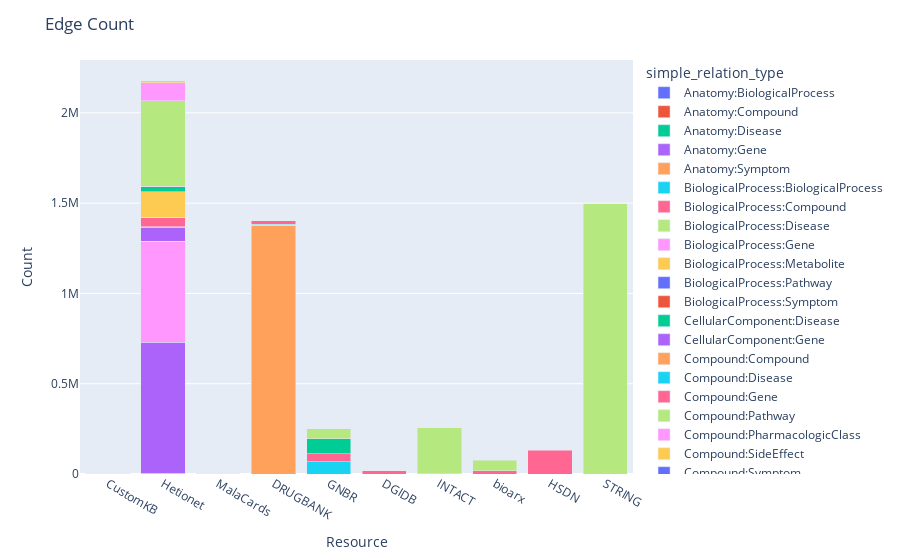

Notebook cell for this chart:
### Markdown cell above
### Chart 5: Number of relations for each resource

### Code cell
selected_edge_stat = edge_stat[["resource", "simple_relation_type", "relation_count"]]
chart5_data = selected_edge_stat.groupby(["simple_relation_type", "resource"]).sum().reset_index()
fig5 = px.bar(chart5_data, x="resource", y="relation_count", color="simple_relation_type", barmode="stack")
fig5.update_layout(**gen_layout("Edge Count", "Resource", "Count", True))
fig5.show()

### Figure 1 — Plotly figure (JSON) as saved in the notebook; plotly's stock layout.template omitted (floating-point values rounded to 4 significant figures)
{"data": [{"alignmentgroup": "True", "hovertemplate": "simple_relation_type=Anatomy:BiologicalProcess<br>resource=%{x}<br>relation_count=%{y}<extra></extra>", "legendgroup": "Anatomy:BiologicalProcess", "marker": {"color": "#636efa", "pattern": {"shape": ""}}, "name": "Anatomy:BiologicalProcess", "offsetgroup": "Anatomy:BiologicalProcess", "orientation": "v", "showlegend": true, "textposition": "auto", "type": "bar", "x": ["CustomKB"], "xaxis": "x", "y": [1], "yaxis": "y"}, {"alignmentgroup": "True", "hovertemplate": "simple_relation_type=Anatomy:Compound<br>resource=%{x}<br>relation_count=%{y}<extra></extra>", "legendgroup": "Anatomy:Compound", "marker": {"color": "#EF553B", "pattern": {"shape": ""}}, "name": "Anatomy:Compound", "offsetgroup": "Anatomy:Compound", "orientation": "v", "showlegend": true, "textposition": "auto", "type": "bar", "x": ["CustomKB"], "xaxis": "x", "y": [1], "yaxis": "y"}, {"alignmentgroup": "True", "hovertemplate": "simple_relation_type=Anatomy:Disease<br>resource=%{x}<br>relation_count=%{y}<extra></extra>", "legendgroup": "Anatomy:Disease", "marker": {"color": "#00cc96", "pattern": {"shape": ""}}, "name": "Anatomy:Disease", "offsetgroup": "Anatomy:Disease", "orientation": "v", "showlegend": true, "textposition": "auto", "type": "bar", "x": ["CustomKB", "Hetionet"], "xaxis": "x", "y": [24, 3602], "yaxis": "y"}, {"alignmentgroup": "True", "hovertemplate": "simple_relation_type=Anatomy:Gene<br>resource=%{x}<br>relation_count=%{y}<extra></extra>", "legendgroup": "Anatomy:Gene", "marker": {"color": "#ab63fa", "pattern": {"shape": ""}}, "name": "Anatomy:Gene", "offsetgroup": "Anatomy:Gene", "orientation": "v", "showlegend": true, "textposition": "auto", "type": "bar", "x": ["CustomKB", "Hetionet"], "xaxis": "x", "y": [1, 726156], "yaxis": "y"}, {"alignmentgroup": "True", "hovertemplate": "simple_relation_type=Anatomy:Symptom<br>resource=%{x}<br>relation_count=%{y}<extra></extra>", "legendgroup": "Anatomy:Symptom", "marker": {"color": "#FFA15A", "pattern": {"shape": ""}}, "name": "Anatomy:Symptom", "offsetgroup": "Anatomy:Symptom", "orientation": "v", "showlegend": true, "textposition": "auto", "type": "bar", "x": ["CustomKB"], "xaxis": "x", "y": [1], "yaxis": "y"}, {"alignmentgroup": "True", "hovertemplate": "simple_relation_type=BiologicalProcess:BiologicalProcess<br>resource=%{x}<br>relation_count=%{y}<extra></extra>", "legendgroup": "BiologicalProcess:BiologicalProcess", "marker": {"color": "#19d3f3", "pattern": {"shape": ""}}, "name": "BiologicalProcess:BiologicalProcess", "offsetgroup": "BiologicalProcess:BiologicalProcess", "orientation": "v", "showlegend": true, "textposition": "auto", "type": "bar", "x": ["CustomKB"], "xaxis": "x", "y": [2], "yaxis": "y"}, {"alignmentgroup": "True", "hovertemplate": "simple_relation_type=BiologicalProcess:Compound<br>resource=%{x}<br>relation_count=%{y}<extra></extra>", "legendgroup": "BiologicalProcess:Compound", "marker": {"color": "#FF6692", "pattern": {"shape": ""}}, "name": "BiologicalProcess:Compound", "offsetgroup": "BiologicalProcess:Compound", "orientation": "v", "showlegend": true, "textposition": "auto", "type": "bar", "x": ["CustomKB"], "xaxis": "x", "y": [6], "yaxis": "y"}, {"alignmentgroup": "True", "hovertemplate": "simple_relation_type=BiologicalProcess:Disease<br>resource=%{x}<br>relation_count=%{y}<extra></extra>", "legendgroup": "BiologicalProcess:Disease", "marker": {"color": "#B6E880", "pattern": {"shape": ""}}, "name": "BiologicalProcess:Disease", "offsetgroup": "BiologicalProcess:Disease", "orientation": "v", "showlegend": true, "textposition": "auto", "type": "bar", "x": ["CustomKB", "MalaCards"], "xaxis": "x", "y": [35, 12], "yaxis": "y"}, {"alignmentgroup": "True", "hovertemplate": "simple_relation_type=BiologicalProcess:Gene<br>resource=%{x}<br>relation_count=%{y}<extra></extra>", "legendgroup": "BiologicalProcess:Gene", "marker": {"color": "#FF97FF", "pattern": {"shape": ""}}, "name": "BiologicalProcess:Gene", "offsetgroup": "BiologicalProcess:Gene", "orientation": "v", "showlegend": true, "textposition": "auto", "type": "bar", "x": ["CustomKB", "Hetionet"], "xaxis": "x", "y": [4, 559453], "yaxis": "y"}, {"alignmentgroup": "True", "hovertemplate": "simple_relation_type=BiologicalProcess:Metabolite<br>resource=%{x}<br>relation_count=%{y}<extra></extra>", "legendgroup": "BiologicalProcess:Metabolite", "marker": {"color": "#FECB52", "pattern": {"shape": ""}}, "name": "BiologicalProcess:Metabolite", "offsetgroup": "BiologicalProcess:Metabolite", "orientation": "v", "showlegend": true, "textposition": "auto", "type": "bar", "x": ["CustomKB"], "xaxis": "x", "y": [2], "yaxis": "y"}, {"alignmentgroup": "True", "hovertemplate": "simple_relation_type=BiologicalProcess:Pathway<br>resource=%{x}<br>relation_count=%{y}<extra></extra>", "legendgroup": "BiologicalProcess:Pathway", "marker": {"color": "#636efa", "pattern": {"shape": ""}}, "name": "BiologicalProcess:Pathway", "offsetgroup": "BiologicalProcess:Pathway", "orientation": "v", "showlegend": true, "textposition": "auto", "type": "bar", "x": ["CustomKB"], "xaxis": "x", "y": [2], "yaxis": "y"}, {"alignmentgroup": "True", "hovertemplate": "simple_relation_type=BiologicalProcess:Symptom<br>resource=%{x}<br>relation_count=%{y}<extra></extra>", "legendgroup": "BiologicalProcess:Symptom", "marker": {"color": "#EF553B", "pattern": {"shape": ""}}, "name": "BiologicalProcess:Symptom", "offsetgroup": "BiologicalProcess:Symptom", "orientation": "v", "showlegend": true, "textposition": "auto", "type": "bar", "x": ["CustomKB"], "xaxis": "x", "y": [6], "yaxis": "y"}, {"alignmentgroup": "True", "hovertemplate": "simple_relation_type=CellularComponent:Disease<br>resource=%{x}<br>relation_count=%{y}<extra></extra>", "legendgroup": "CellularComponent:Disease", "marker": {"color": "#00cc96", "pattern": {"shape": ""}}, "name": "CellularComponent:Disease", "offsetgroup": "CellularComponent:Disease", "orientation": "v", "showlegend": true, "textposition": "auto", "type": "bar", "x": ["CustomKB", "MalaCards"], "xaxis": "x", "y": [2, 2], "yaxis": "y"}, {"alignmentgroup": "True", "hovertemplate": "simple_relation_type=CellularComponent:Gene<br>resource=%{x}<br>relation_count=%{y}<extra></extra>", "legendgroup": "CellularComponent:Gene", "marker": {"color": "#ab63fa", "pattern": {"shape": ""}}, "name": "CellularComponent:Gene", "offsetgroup": "CellularComponent:Gene", "orientation": "v", "showlegend": true, "textposition": "auto", "type": "bar", "x": ["Hetionet"], "xaxis": "x", "y": [73564], "yaxis": "y"}, {"alignmentgroup": "True", "hovertemplate": "simple_relation_type=Compound:Compound<br>resource=%{x}<br>relation_count=%{y}<extra></extra>", "legendgroup": "Compound:Compound", "marker": {"color": "#FFA15A", "pattern": {"shape": ""}}, "name": "Compound:Compound", "offsetgroup": "Compound:Compound", "orientation": "v", "showlegend": true, "textposition": "auto", "type": "bar", "x": ["CustomKB", "DRUGBANK", "Hetionet"], "xaxis": "x", "y": [4, 1378429, 6486], "yaxis": "y"}, {"alignmentgroup": "True", "hovertemplate": "simple_relation_type=Compound:Disease<br>resource=%{x}<br>relation_count=%{y}<extra></extra>", "legendgroup": "Compound:Disease", "marker": {"color": "#19d3f3", "pattern": {"shape": ""}}, "name": "Compound:Disease", "offsetgroup": "Compound:Disease", "orientation": "v", "showlegend": true, "textposition": "auto", "type": "bar", "x": ["CustomKB", "DRUGBANK", "GNBR", "Hetionet", "MalaCards"], "xaxis": "x", "y": [97, 4474, 66560, 1145, 75], "yaxis": "y"}, {"alignmentgroup": "True", "hovertemplate": "simple_relation_type=Compound:Gene<br>resource=%{x}<br>relation_count=%{y}<extra></extra>", "legendgroup": "Compound:Gene", "marker": {"color": "#FF6692", "pattern": {"shape": ""}}, "name": "Compound:Gene", "offsetgroup": "Compound:Gene", "orientation": "v", "showlegend": true, "textposition": "auto", "type": "bar", "x": ["CustomKB", "DGIDB", "DRUGBANK", "GNBR", "Hetionet", "INTACT", "bioarx"], "xaxis": "x", "y": [30, 18827, 20038, 46741, 51428, 1290, 18955], "yaxis": "y"}, {"alignmentgroup": "True", "hovertemplate": "simple_relation_type=Compound:Pathway<br>resource=%{x}<br>relation_count=%{y}<extra></extra>", "legendgroup": "Compound:Pathway", "marker": {"color": "#B6E880", "pattern": {"shape": ""}}, "name": "Compound:Pathway", "offsetgroup": "Compound:Pathway", "orientation": "v", "showlegend": true, "textposition": "auto", "type": "bar", "x": ["CustomKB"], "xaxis": "x", "y": [2], "yaxis": "y"}, {"alignmentgroup": "True", "hovertemplate": "simple_relation_type=Compound:PharmacologicClass<br>resource=%{x}<br>relation_count=%{y}<extra></extra>", "legendgroup": "Compound:PharmacologicClass", "marker": {"color": "#FF97FF", "pattern": {"shape": ""}}, "name": "Compound:PharmacologicClass", "offsetgroup": "Compound:PharmacologicClass", "orientation": "v", "showlegend": true, "textposition": "auto", "type": "bar", "x": ["Hetionet"], "xaxis": "x", "y": [1029], "yaxis": "y"}, {"alignmentgroup": "True", "hovertemplate": "simple_relation_type=Compound:SideEffect<br>resource=%{x}<br>relation_count=%{y}<extra></extra>", "legendgroup": "Compound:SideEffect", "marker": {"color": "#FECB52", "pattern": {"shape": ""}}, "name": "Compound:SideEffect", "offsetgroup": "Compound:SideEffect", "orientation": "v", "showlegend": true, "textposition": "auto", "type": "bar", "x": ["Hetionet"], "xaxis": "x", "y": [138944], "yaxis": "y"}, {"alignmentgroup": "True", "hovertemplate": "simple_relation_type=Compound:Symptom<br>resource=%{x}<br>relation_count=%{y}<extra></extra>", "legendgroup": "Compound:Symptom", "marker": {"color": "#636efa", "pattern": {"shape": ""}}, "name": "Compound:Symptom", "offsetgroup": "Compound:Symptom", "orientation": "v", "showlegend": true, "textposition": "auto", "type": "bar", "x": ["CustomKB"], "xaxis": "x", "y": [1], "yaxis": "y"}, {"alignmentgroup": "True", "hovertemplate": "simple_relation_type=Disease:Disease<br>resource=%{x}<br>relation_count=%{y}<extra></extra>", "legendgroup": "Disease:Disease", "marker": {"color": "#EF553B", "pattern": {"shape": ""}}, "name": "Disease:Disease", "offsetgroup": "Disease:Disease", "orientation": "v", "showlegend": true, "textposition": "auto", "type": "bar", "x": ["CustomKB", "Hetionet", "MalaCards"], "xaxis": "x", "y": [58, 543, 44], "yaxis": "y"}, {"alignmentgroup": "True", "hovertemplate": "simple_relation_type=Disease:Gene<br>resource=%{x}<br>relation_count=%{y}<extra></extra>", "legendgroup": "Disease:Gene", "marker": {"color": "#00cc96", "pattern": {"shape": ""}}, "name": "Disease:Gene", "offsetgroup": "Disease:Gene", "orientation": "v", "showlegend": true, "textposition": "auto", "type": "bar", "x": ["CustomKB", "GNBR", "Hetionet", "MalaCards"], "xaxis": "x", "y": [162, 81220, 27936, 42], "yaxis": "y"}, {"alignmentgroup": "True", "hovertemplate": "simple_relation_type=Disease:Metabolite<br>resource=%{x}<br>relation_count=%{y}<extra></extra>", "legendgroup": "Disease:Metabolite", "marker": {"color": "#ab63fa", "pattern": {"shape": ""}}, "name": "Disease:Metabolite", "offsetgroup": "Disease:Metabolite", "orientation": "v", "showlegend": true, "textposition": "auto", "type": "bar", "x": ["CustomKB"], "xaxis": "x", "y": [10], "yaxis": "y"}, {"alignmentgroup": "True", "hovertemplate": "simple_relation_type=Disease:MolecularFunction<br>resource=%{x}<br>relation_count=%{y}<extra></extra>", "legendgroup": "Disease:MolecularFunction", "marker": {"color": "#FFA15A", "pattern": {"shape": ""}}, "name": "Disease:MolecularFunction", "offsetgroup": "Disease:MolecularFunction", "orientation": "v", "showlegend": true, "textposition": "auto", "type": "bar", "x": ["MalaCards"], "xaxis": "x", "y": [4], "yaxis": "y"}, {"alignmentgroup": "True", "hovertemplate": "simple_relation_type=Disease:Pathway<br>resource=%{x}<br>relation_count=%{y}<extra></extra>", "legendgroup": "Disease:Pathway", "marker": {"color": "#19d3f3", "pattern": {"shape": ""}}, "name": "Disease:Pathway", "offsetgroup": "Disease:Pathway", "orientation": "v", "showlegend": true, "textposition": "auto", "type": "bar", "x": ["CustomKB", "MalaCards"], "xaxis": "x", "y": [14, 12], "yaxis": "y"}, {"alignmentgroup": "True", "hovertemplate": "simple_relation_type=Disease:Symptom<br>resource=%{x}<br>relation_count=%{y}<extra></extra>", "legendgroup": "Disease:Symptom", "marker": {"color": "#FF6692", "pattern": {"shape": ""}}, "name": "Disease:Symptom", "offsetgroup": "Disease:Symptom", "orientation": "v", "showlegend": true, "textposition": "auto", "type": "bar", "x": ["CustomKB", "HSDN", "Hetionet"], "xaxis": "x", "y": [114, 130857, 3357], "yaxis": "y"}, {"alignmentgroup": "True", "hovertemplate": "simple_relation_type=Gene:Gene<br>resource=%{x}<br>relation_count=%{y}<extra></extra>", "legendgroup": "Gene:Gene", "marker": {"color": "#B6E880", "pattern": {"shape": ""}}, "name": "Gene:Gene", "offsetgroup": "Gene:Gene", "orientation": "v", "showlegend": true, "textposition": "auto", "type": "bar", "x": ["CustomKB", "GNBR", "Hetionet", "INTACT", "STRING", "bioarx"], "xaxis": "x", "y": [3, 55284, 474415, 254297, 1496684, 57932], "yaxis": "y"}, {"alignmentgroup": "True", "hovertemplate": "simple_relation_type=Gene:MolecularFunction<br>resource=%{x}<br>relation_count=%{y}<extra></extra>", "legendgroup": "Gene:MolecularFunction", "marker": {"color": "#FF97FF", "pattern": {"shape": ""}}, "name": "Gene:MolecularFunction", "offsetgroup": "Gene:MolecularFunction", "orientation": "v", "showlegend": true, "textposition": "auto", "type": "bar", "x": ["Hetionet"], "xaxis": "x", "y": [97208], "yaxis": "y"}, {"alignmentgroup": "True", "hovertemplate": "simple_relation_type=Gene:Pathway<br>resource=%{x}<br>relation_count=%{y}<extra></extra>", "legendgroup": "Gene:Pathway", "marker": {"color": "#FECB52", "pattern": {"shape": ""}}, "name": "Gene:Pathway", "offsetgroup": "Gene:Pathway", "orientation": "v", "showlegend": true, "textposition": "auto", "type": "bar", "x": ["Hetionet"], "xaxis": "x", "y": [12572], "yaxis": "y"}, {"alignmentgroup": "True", "hovertemplate": "simple_relation_type=Gene:Symptom<br>resource=%{x}<br>relation_count=%{y}<extra></extra>", "legendgroup": "Gene:Symptom", "marker": {"color": "#636efa", "pattern": {"shape": ""}}, "name": "Gene:Symptom", "offsetgroup": "Gene:Symptom", "orientation": "v", "showlegend": true, "textposition": "auto", "type": "bar", "x": ["CustomKB"], "xaxis": "x", "y": [7], "yaxis": "y"}, {"alignmentgroup": "True", "hovertemplate": "simple_relation_type=Metabolite:Pathway<br>resource=%{x}<br>relation_count=%{y}<extra></extra>", "legendgroup": "Metabolite:Pathway", "marker": {"color": "#EF553B", "pattern": {"shape": ""}}, "name": "Metabolite:Pathway", "offsetgroup": "Metabolite:Pathway", "orientation": "v", "showlegend": true, "textposition": "auto", "type": "bar", "x": ["CustomKB"], "xaxis": "x", "y": [3], "yaxis": "y"}, {"alignmentgroup": "True", "hovertemplate": "simple_relation_type=Metabolite:Symptom<br>resource=%{x}<br>relation_count=%{y}<extra></extra>", "legendgroup": "Metabolite:Symptom", "marker": {"color": "#00cc96", "pattern": {"shape": ""}}, "name": "Metabolite:Symptom", "offsetgroup": "Metabolite:Symptom", "orientation": "v", "showlegend": true, "textposition": "auto", "type": "bar", "x": ["CustomKB"], "xaxis": "x", "y": [1], "yaxis": "y"}, {"alignmentgroup": "True", "hovertemplate": "simple_relation_type=MolecularFunction:Symptom<br>resource=%{x}<br>relation_count=%{y}<extra></extra>", "legendgroup": "MolecularFunction:Symptom", "marker": {"color": "#ab63fa", "pattern": {"shape": ""}}, "name": "MolecularFunction:Symptom", "offsetgroup": "MolecularFunction:Symptom", "orientation": "v", "showlegend": true, "textposition": "auto", "type": "bar", "x": ["CustomKB"], "xaxis": "x", "y": [1], "yaxis": "y"}, {"alignmentgroup": "True", "hovertemplate": "simple_relation_type=Pathway:Symptom<br>resource=%{x}<br>relation_count=%{y}<extra></extra>", "legendgroup": "Pathway:Symptom", "marker": {"color": "#FFA15A", "pattern": {"shape": ""}}, "name": "Pathway:Symptom", "offsetgroup": "Pathway:Symptom", "orientation": "v", "showlegend": true, "textposition": "auto", "type": "bar", "x": ["CustomKB"], "xaxis": "x", "y": [1], "yaxis": "y"}], "layout": {"barmode": "stack", "legend": {"title": {"text": "simple_relation_type"}, "tracegroupgap": 0}, "margin": {"t": 60}, "showlegend": true, "title": {"text": "Edge Count"}, "xaxis": {"anchor": "y", "domain": [0, 1], "title": {"text": "Resource"}}, "yaxis": {"anchor": "x", "domain": [0, 1], "title": {"text": "Count"}}}}
